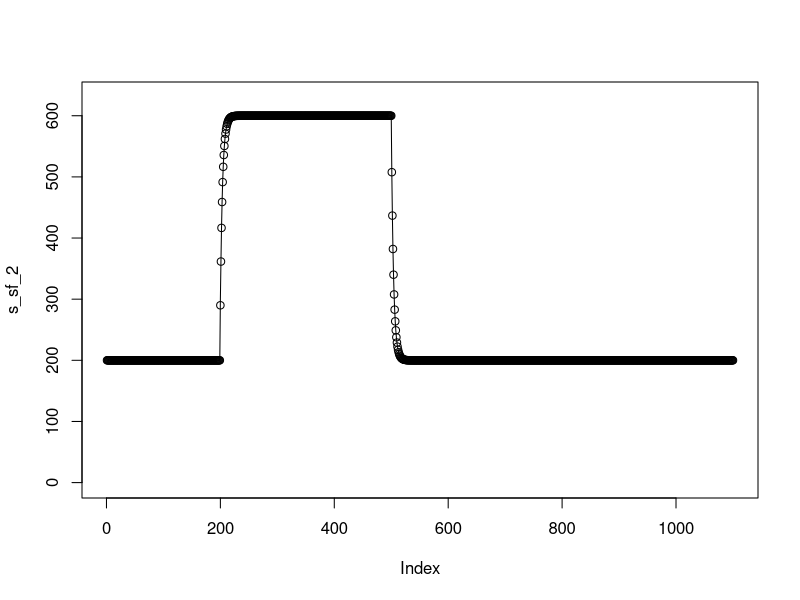
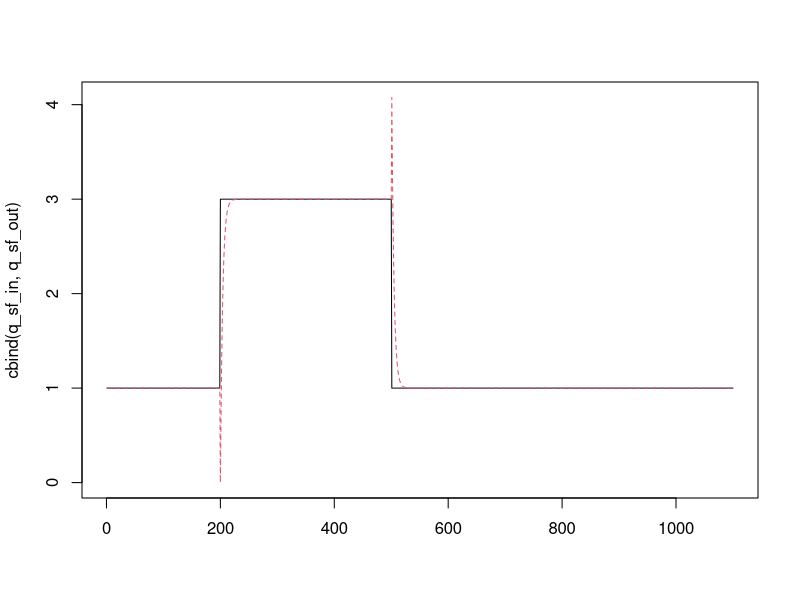

Here is the R script that generated these plots, in order:
## Semi implicit solution based on M-C with implicit outflow but implict v,eta
rm(list=ls())
graphics.off()

## inputs and time step
n <- 1100

q_sf_in <- rep(1,n)
q_sf_in[200:500] <- 3

r_sf_rz <- rep(0,n)

Dt <- 30
Dx <- 100
s_sf <- s_sf_2 <- rep(NA,n)
q_sf_out <- rep(NA,n)

q_sf_out[1] <- max(0, q_sf_in[1] - r_sf_rz[1])
v <- eta <- 0.5
s_sf[1] <- s_sf_2[1] <- (Dx/v)*( eta*q_sf_in[1] + (1-eta)*q_sf_out[1] ) 

for(tt in 2:n){
    ## compute explicit velocity estiamtes
    v_sf <- 0.5 # *(s_sf[tt-1]/Dx)^0.1
    eta_sf <- 0.5
    kappa_sf <- ( (1-eta_sf)*Dx ) / ( ((1-eta_sf)*Dx) + Dt*v_sf )
    rho_sf <- eta_sf/(1-eta_sf)
    tmp <- s_sf[tt-1] + Dt*(q_sf_in[tt] - r_sf_rz[tt])

    s_sf[tt] <- kappa_sf * (tmp + Dt*rho_sf*q_sf_in[tt])
    
    q_sf_out[tt] <- (tmp - s_sf[tt])/Dt
    if( q_sf_out[tt] < 0 ){
        s_sf[tt] <- tmp
        q_sf_out[tt] <- 0
    }
    s_sf_2[tt] <- (Dx/v_sf)*( (eta_sf*q_sf_in[tt]) + ((1-eta_sf)*q_sf_out[tt]) )
}

##s_sf_2 <- (Dx/v)*( (eta*q_sf_in) + ((1-eta)*q_sf_out) )
plot( s_sf_2, type="l",ylim=c(0,1.05*max(s_sf_2))); points(s_sf)
matplot(cbind(q_sf_in,q_sf_out),type="l")

